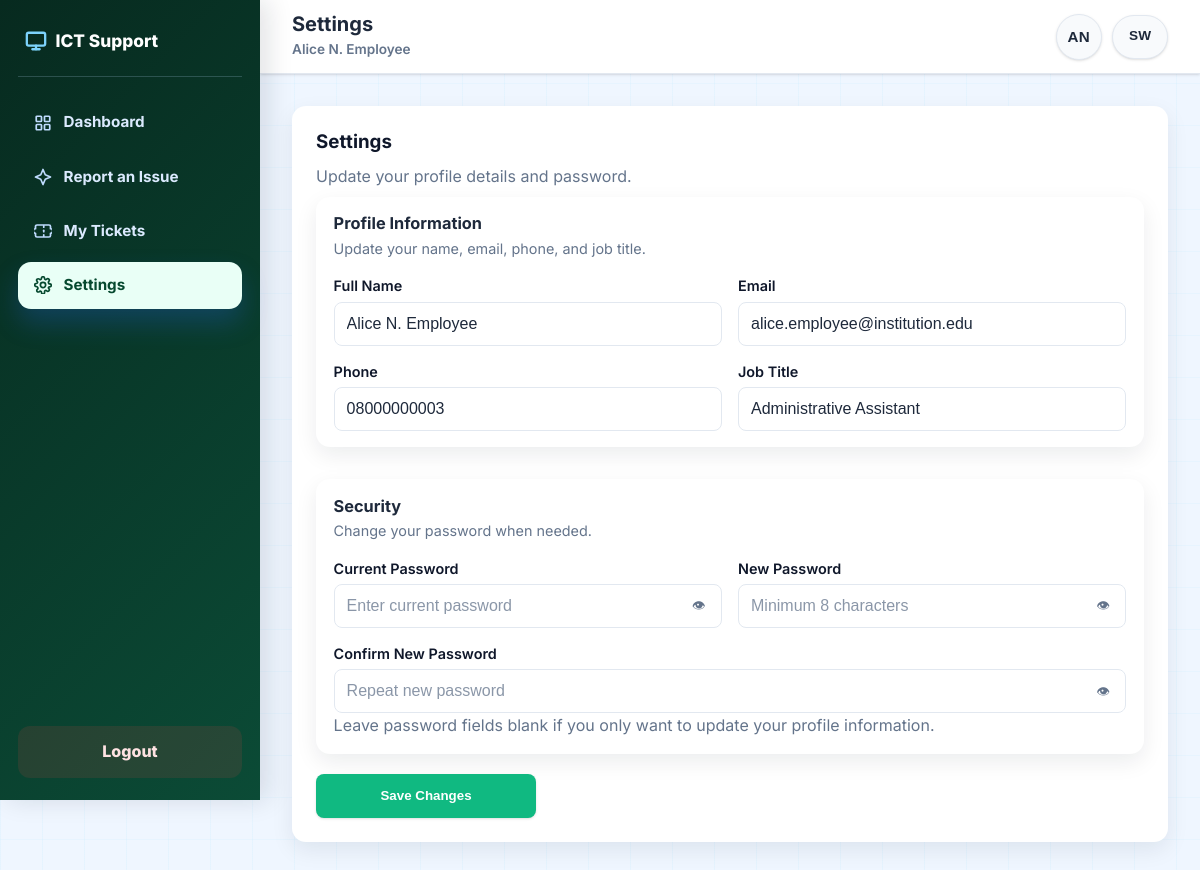
Screenshot of /employee/settings.php (signed in) with the database file from the repository.
### tables this page shows
CREATE TABLE IF NOT EXISTS users (
    id INT AUTO_INCREMENT PRIMARY KEY,
    full_name VARCHAR(150) NOT NULL,
    employee_number VARCHAR(50) UNIQUE,
    phone VARCHAR(30),
    email VARCHAR(150) NOT NULL UNIQUE,
    job_title VARCHAR(120),
    department_id INT NULL,
    role ENUM('admin', 'ict', 'employee') NOT NULL,
    password VARCHAR(255) NOT NULL,
    created_at TIMESTAMP DEFAULT CURRENT_TIMESTAMP,
    FOREIGN KEY (department_id) REFERENCES departments(id) ON DELETE SET NULL
);

### config/app.php (called while the page is built, shortened)
<?php
function app_base_path(): string
{
    static $basePath = null;
    if ($basePath !== null) {
        return $basePath;
    }
    $docRoot = realpath((string) ($_SERVER['DOCUMENT_ROOT'] ?? ''));
    $projectRoot = realpath(__DIR__ . '/..');
    if ($docRoot && $projectRoot) {
        $docRoot = rtrim(str_replace('\\', '/', $docRoot), '/');
        $projectRoot = rtrim(str_replace('\\', '/', $projectRoot), '/');
        if ($docRoot !== '' && str_starts_with($projectRoot, $docRoot)) {
            $basePath = substr($projectRoot, strlen($docRoot));
            $basePath = '/' . trim((string) $basePath, '/');
            $basePath = $basePath === '/' ? '' : $basePath;
            return $basePath;
        }
    }
    $scriptDir = rtrim(str_replace('\\', '/', dirname((string) ($_SERVER['SCRIPT_NAME'] ?? ''))), '/');
    $basePath = preg_replace('#/(admin|staff|employee|api)$#', '', $scriptDir) ?: '';
    return $basePath === '/' ? '' : $basePath;
}

### includes/helpers.php (called while the page is built, shortened)
<?php
function e(string $value): string
{
    return htmlspecialchars($value, ENT_QUOTES, 'UTF-8');
}

### includes/auth.php (called while the page is built, shortened)
<?php
function currentUser(): ?array
{
    return $_SESSION['user'] ?? null;
}

### employee/settings.php (the view, shortened to what this page needs)
<?php
require_once __DIR__ . '/../includes/auth.php';
require_once __DIR__ . '/../includes/helpers.php';
$conn = db();
$user = currentUser();
$userId = (int) $user['id'];
$profile = [
    'full_name' => $user['full_name'] ?? '',
    'email' => $user['email'] ?? '',
    'phone' => '',
    'job_title' => '',
];
$stmt = $conn->prepare('SELECT full_name, email, phone, job_title, password FROM users WHERE id = ? LIMIT 1');
$stmt->bind_param('i', $userId);
$stmt->execute();
$currentRow = $stmt->get_result()->fetch_assoc();
if ($currentRow) {
    $profile = array_merge($profile, $currentRow);
}
$pageTitle = 'Settings | ' . APP_NAME;
require_once __DIR__ . '/../includes/header.php';
require_once __DIR__ . '/_nav.php';
?>
<section class="panel-card settings-page">
    <h3 data-i18n="admin_settings_title">Settings</h3>
    <p class="small-text" data-i18n="admin_settings_intro">Update your profile details and password.</p>
    <form method="POST" class="settings-form" autocomplete="off">
        <section class="panel-card settings-category">
            <div class="settings-category-head">
                <h4>Profile Information</h4>
                <p>Update your name, email, phone, and job title.</p>
            </div>
            <div class="settings-category-grid">
                <label><span data-i18n="common_full_name">Full Name</span>
                    <input type="text" name="full_name" required value="<?= e((string) $profile['full_name']) ?>" placeholder="Full name">
                </label>
                <label><span data-i18n="common_email">Email</span>
                    <input type="email" name="email" required value="<?= e((string) $profile['email']) ?>" placeholder="name@institution.edu">
                </label>
                <label><span data-i18n="common_phone">Phone</span>
                    <input type="text" name="phone" required value="<?= e((string) $profile['phone']) ?>" placeholder="07XXXXXXXX">
                </label>
                <label><span data-i18n="common_job_title">Job Title</span>
                    <input type="text" name="job_title" required value="<?= e((string) $profile['job_title']) ?>" placeholder="Your job title">
                </label>
            </div>
        </section>
        <section class="panel-card settings-category settings-password-card">
            <div class="settings-category-head">
                <h4>Security</h4>
                <p>Change your password when needed.</p>
            </div>
            <div class="settings-category-grid">
                <label><span data-i18n="admin_current_password_label">Current Password</span>
                    <span class="password-field">
                        <input type="password" name="current_password" placeholder="Enter current password" data-password-field>
                        <button type="button" class="password-toggle" aria-label="Show password" data-password-toggle>
                            <span aria-hidden="true">👁</span>
                        </button>
                    </span>
                </label>
                <label><span data-i18n="admin_new_password_label">New Password</span>
                    <span class="password-field">
                        <input type="password" name="new_password" minlength="8" placeholder="Minimum 8 characters" data-password-field>
                        <button type="button" class="password-toggle" aria-label="Show password" data-password-toggle>
                            <span aria-hidden="true">👁</span>
                        </button>
                    </span>
                </label>
                <label><span data-i18n="admin_confirm_password_label">Confirm New Password</span>
                    <span class="password-field">
                        <input type="password" name="confirm_password" minlength="8" placeholder="Repeat new password" data-password-field>
                        <button type="button" class="password-toggle" aria-label="Show password" data-password-toggle>
                            <span aria-hidden="true">👁</span>
                        </button>
                    </span>
                </label>
            </div>
            <p class="small-text">Leave password fields blank if you only want to update your profile information.</p>
        </section>
        <div class="auth-actions settings-actions">
            <button type="submit" class="btn btn-primary" data-i18n="admin_settings_save">Save Changes</button>
        </div>
    </form>
</section>
</section>
</div>
<?php require_once __DIR__ . '/../includes/footer.php'; ?>

### employee/_nav.php (shortened to what this page needs)
<?php
$currentEmployeePage = basename($_SERVER['PHP_SELF']);
$appRoot = app_base_path();
$employeeTitle = trim(explode('|', $pageTitle ?? 'Employee Dashboard')[0]);
$employeeUser = currentUser();
$avatarInitials = '';
if (!empty($employeeUser['full_name'])) {
    $parts = preg_split('/\s+/', trim($employeeUser['full_name']));
    $first = strtoupper($parts[0][0] ?? '');
    $second = isset($parts[1]) ? strtoupper($parts[1][0]) : strtoupper($parts[0][1] ?? '');
    $avatarInitials = trim(substr($first . $second, 0, 2));
} else {
    $avatarInitials = strtoupper(substr($employeeUser['email'] ?? 'E', 0, 2));
}
$employeeModules = [
    ['href' => $appRoot . '/employee/dashboard.php', 'label' => 'Dashboard', 'i18n' => 'subnav_dashboard', 'icon' => '<rect x="3" y="3" width="7" height="7" rx="1"></rect><rect x="14" y="3" width="7" height="7" rx="1"></rect><rect x="14" y="14" width="7" height="7" rx="1"></rect><rect x="3" y="14" width="7" height="7" rx="1"></rect>'],
    ['href' => $appRoot . '/report.php', 'label' => 'Report an Issue', 'i18n' => 'nav_report_issue', 'icon' => '<path d="M12 2l3 7 7 3-7 3-3 7-3-7-7-3 7-3 3-7z"></path>'],
    ['href' => $appRoot . '/employee/my_tickets.php', 'label' => 'My Tickets', 'i18n' => 'subnav_my_tickets', 'icon' => '<path d="M2 9a3 3 0 0 0 0 6v3a2 2 0 0 0 2 2h16a2 2 0 0 0 2-2v-3a3 3 0 0 0 0-6V6a2 2 0 0 0-2-2H4a2 2 0 0 0-2 2z"></path><path d="M13 5v2"></path><path d="M13 17v2"></path><path d="M13 11v2"></path>'],
    ['href' => $appRoot . '/employee/settings.php', 'label' => 'Settings', 'i18n' => 'subnav_settings', 'icon' => '<path d="M12 15.5A3.5 3.5 0 1 0 12 8.5a3.5 3.5 0 0 0 0 7z"></path><path d="M19.4 15a1.7 1.7 0 0 0 .34 1.87l.06.06a2 2 0 1 1-2.83 2.83l-.06-.06a1.7 1.7 0 0 0-1.87-.34 1.7 1.7 0 0 0-1 1.55V22a2 2 0 1 1-4 0v-.09a1.7 1.7 0 0 0-1-1.55 1.7 1.7 0 0 0-1.87.34l-.06.06a2 2 0 1 1-2.83-2.83l.06-.06A1.7 1.7 0 0 0 4.6 15a1.7 1.7 0 0 0-1.55-1H3a2 2 0 1 1 0-4h.05a1.7 1.7 0 0 0 1.55-1 1.7 1.7 0 0 0-.34-1.87l-.06-.06a2 2 0 1 1 2.83-2.83l.06.06a1.7 1.7 0 0 0 1.87.34H9a1.7 1.7 0 0 0 1-1.55V3a2 2 0 1 1 4 0v.05a1.7 1.7 0 0 0 1 1.55 1.7 1.7 0 0 0 1.87-.34l.06-.06a2 2 0 1 1 2.83 2.83l-.06.06a1.7 1.7 0 0 0-.34 1.87V9c0 .68.4 1.29 1.03 1.55H21a2 2 0 1 1 0 4h-.05A1.7 1.7 0 0 0 19.4 15z"></path>'],
];
?>
<div class="admin-shell">
    <aside class="admin-sidebar" aria-label="Employee navigation">
        <div class="admin-sidebar-head">
            <a href="<?= e($appRoot . '/employee/dashboard.php') ?>" class="admin-sidebar-brand">
                <span>ICT Support</span>
            </a>
        </div>
        <div class="admin-menu-panel" data-admin-menu-panel>
            <nav class="admin-module-nav">
                <?php foreach ($employeeModules as $module): ?>
                    <a href="<?= e($module['href']) ?>" class="<?= $currentEmployeePage === basename($module['href']) ? 'active' : '' ?>">
                        <svg class="admin-module-icon" xmlns="http://www.w3.org/2000/svg" width="18" height="18" viewBox="0 0 24 24" fill="none" stroke="currentColor" stroke-width="2.3" stroke-linecap="round" stroke-linejoin="round" aria-hidden="true"><?= $module['icon'] ?></svg>
                        <span data-i18n="<?= e($module['i18n']) ?>"><?= e($module['label']) ?></span>
                    </a>
                <?php endforeach; ?>
            </nav>
            <a href="<?= e($appRoot . '/logout.php') ?>" class="admin-logout" data-i18n="nav_logout">Logout</a>
        </div>
    </aside>
    <section class="admin-content">
        <div class="admin-topbar">
                <div>
                    <h1><?= e($employeeTitle) ?></h1>
                    <p><?= e($employeeUser['full_name'] ?? 'Employee') ?></p>
                </div>
            <div class="admin-topbar-actions">
                <button type="button" class="admin-profile-icon" aria-label="Profile" title="<?= e($employeeUser['full_name'] ?? 'Employee') ?>">
                    <?= e($avatarInitials) ?>
                </button>
                <button type="button" class="btn btn-secondary btn-link" aria-label="Switch language" data-language-toggle>SW</button>
            </div>
        </div>

### assets/css/users/user_3.css (style rules this page uses)
:root { --accent: #10b981; }
.admin-sidebar { background: linear-gradient(135deg, #072a1f 0%, #0b4b36 100%); }
.admin-module-nav a.active { background: #e9fff6; color: #06492f; }
.btn-primary { background-color: var(--accent); border-color: rgba(16,185,129,0.2); }

### rows the page displays
users: full_name "Alice N. Employee", full_name "AN", email "alice.employee@institution.edu", phone "08000000003", job_title "Administrative Assistant"

### other values shown
$module['label'] "Dashboard"
$module['label'] "Report an Issue"
$module['label'] "My Tickets"
$module['label'] "Settings"
$employeeTitle "Settings"
